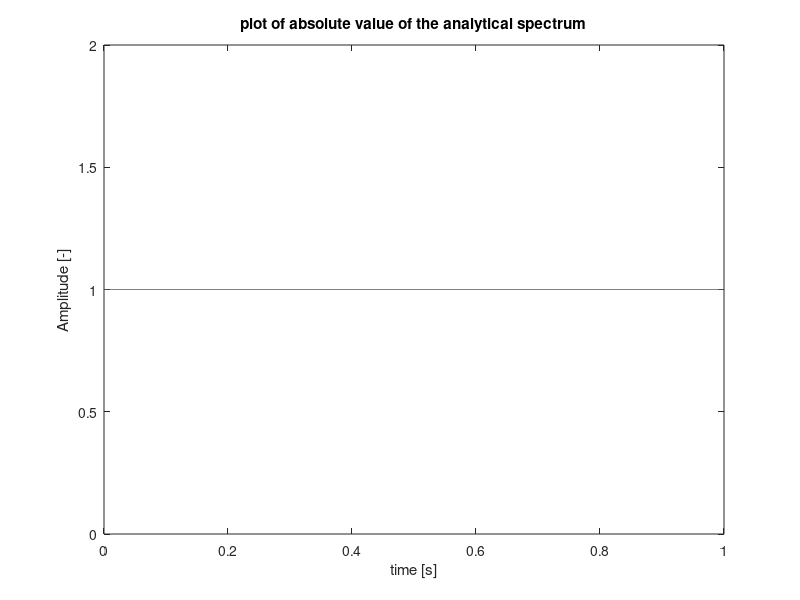
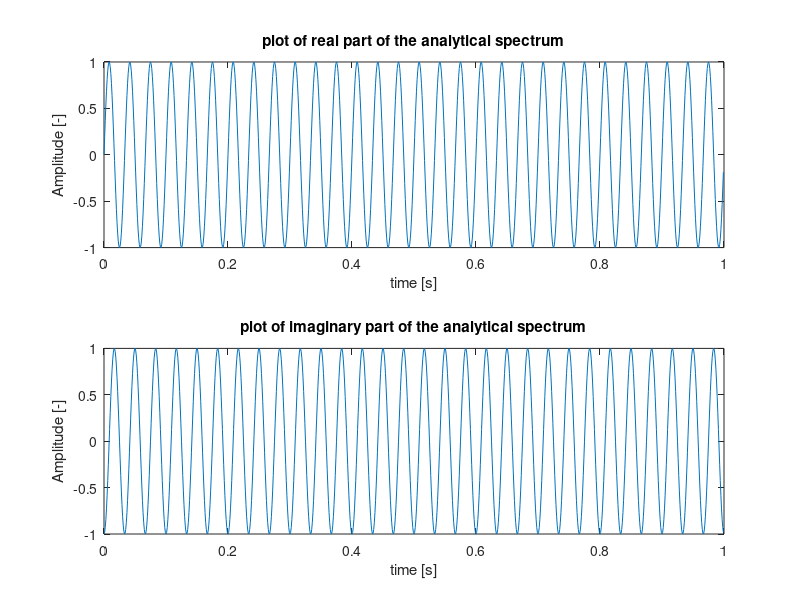

Reproduce these figures in MATLAB, in order. (Note: this script raises an error after producing the figures.)
%% Task 1
%Ex. 1.1
%creating the signal
N = 1000;
fs = 1000;
t = (0:N-1)/fs; % time range
f1 = 30;
a1 = 1;
%creating signal
y = a1*sin(2*pi*f1*t);
%calculating hilbert transform of the sine wave
yh = hilbert(y);
%plotting absolute value of the spectrum
figure()
plot(t,abs(yh))
xlabel('time [s]')
ylabel('Amplitude [-]')
title('plot of absolute value of the analytical spectrum')
ylim([0 2])
%comparing real vs imaginary part of the analytical spectrum
figure()
subplot(2,1,1)
plot(t,real(yh))
xlabel('time [s]')
ylabel('Amplitude [-]')
ylim([-1,1])
title('plot of real part of the analytical spectrum')
subplot(2,1,2)
plot(t,imag(yh))
xlabel('time [s]')
ylabel('Amplitude [-]')
ylim([-1,1])
title('plot of imaginary part of the analytical spectrum')
sgtitle('phase shift between real and imaginary parts of the spectrum')
%checking phase shift
figure()
plot(t,real(yh)), hold on
plot(t,imag(yh)), hold off
legend('real','imaginary')
xlabel('time [s]')
ylabel('Amplitude [-]')
ylim([-1,1])
title('plot of real vs imaginary part of the analytical spectrum')
%calculating time shift
dt=0.35-0.342; %[s]
T=1/f1;
dphi1 = 360*dt/T %probably should be 90 deg, but its 97 due to rounding of the dt
%recalculating phase shift ofor a different frequency
f2 = 10;
y2 = a1*sin(2*pi*f2*t);
%calculating hilbert transform of the sine wave
yh2 = hilbert(y2);
%plotting absolute value of the spectrum
%checking phase shift
figure()
plot(t,real(yh2)), hold on
plot(t,imag(yh2)), hold off
legend('real','imaginary')
xlabel('time [s]')
ylabel('Amplitude [-]')
ylim([-1,1])
title('plot of real vs imaginary part of the analytical spectrum no. 2')
%calculating time shift
dt2=0.35-0.325; %[s]
T2=1/f2;
dphi2 = 360*dt2/T2 %probably should be 90 deg, but its 97 due to rounding of the dt


%Ex. 1.2
% Calculating the envelope using Fourier Transform
Y_fft = fft(y2);                % Compute FFT of the signal
H = zeros(size(Y_fft));                          % Initialize a transfer function
H(1:ceil(length(Y_fft)/2)) = 1;                  % Retain only the positive frequency parts
analyticalSignal_fft = Y_fft .* H;               % Apply the transfer function
analyticalSignal = ifft(analyticalSignal_fft) .*2;   % Compute the inverse FFT
envelopesig = abs(analyticalSignal);             % Magnitude gives the envelope

figure()
plot(t,envelopesig)
xlabel('time [s]')
ylabel('Amplitude [-]')
title('Plot of the enveloped signal using FFT')
ylim([0 2])

%% Task 2
F0 = 5;
F1 = 200;
fs = 2000; % sampling frequency
N = 2000; % number of samples
T = (0:N-1)/fs; % time range
T1 = 1;
Y = chirp(T,F0,T1,F1, 'linear');
y = Y.*hann(N)';
%Ex. 2.1
sa = hilbert(y);
env = abs(sa);
phase = angle(sa);
phase_u = unwrap(phase);
dphase = diff(phase_u);
inst_freq = dphase*(fs/(2*pi));
figure()
subplot(2,1,1)
plot(T,y);
title
hold on
plot(T,env);
hold off
subplot(2,1,2)
plot(inst_freq)

%% Task 3
%Ex. 3.1
N = 2000; %2000 samples
Fs = 2000; %converting 2kHz into Hz
T = (0:N-1)/Fs; % time range
F0 = 5; %Hz
F1 = 200; %Hz
T1 = 1;
Y = chirp(T,F0,T1,F1, 'linear' );
h = hann(N);
y = Y.*h';
%computing analytical spectrum
yh = hilbert(y);

%creating the second Chirp
phi = -60; % Phase shift in degrees
y2 = chirp(T, F0, 1, F1, 'linear', phi);
%Using the analytical signal to apply the phase shift:
ya = hilbert(y); % Analytical signal
phi_rad = deg2rad(phi); % Phase shift in radians
y2_analytic = real(ya .* exp(1i * phi_rad));
%Calculate the phase shift between y and y2:
y2a = hilbert(y2_analytic); % Analytical signal of y2
delta_phi = -angle(sum(ya .* conj(y2a)) / sum(abs(y2a).^2));
delta_phi_deg = rad2deg(delta_phi); % Convert to degrees
disp(['Calculated phase shift: ', num2str(delta_phi_deg), ' degrees']);
%Plot the signals and compare:
figure;
subplot(2,1,1);
plot(T, y); hold on;
plot(T, y2a); hold off;
title('Chirp Signal and Phase Shifted Signal using chirp()');
legend('y', 'y2_{chirp}');
xlabel('Time (s)');
ylabel('Amplitude');
subplot(2,1,2);
plot(T, y); hold on;
plot(T, y2_analytic); hold off;
title('Chirp Signal and Phase Shifted Signal using Analytical Method');
legend('y', 'y2_{analytic}');
xlabel('Time (s)');
ylabel('Amplitude');

%Ex. 3.2
%Creating a time-varying phase-shifted signal (y3):
phase_shift = -2 * pi * T; % Time-varying phase shift
y3 = real(ya .* exp(1i * phase_shift));
%Calculate the average phase shift between y and y3
y3a = hilbert(y3); % Analytical signal of y3
avg_phase_shift = -angle(sum(ya .* conj(y3a)) / sum(abs(y3a).^2));
avg_phase_shift_deg = rad2deg(avg_phase_shift); % Convert to degrees
disp(['Average phase shift: ', num2str(avg_phase_shift_deg), ' degrees']);
%Estimate the time-varying phase shift
time_varying_phase_shift = angle(ya .* conj(y3a));
time_varying_phase_shift_unwrapped = unwrap(time_varying_phase_shift);

figure;
plot(T, time_varying_phase_shift_unwrapped);
hold on;
plot(T, phase_shift, '--');
title('Estimated vs Actual Time-Varying Phase Shift');
legend('Estimated Phase Shift', 'Actual Phase Shift');
xlabel('Time (s)');
ylabel('Phase (radians)');
hold off;
